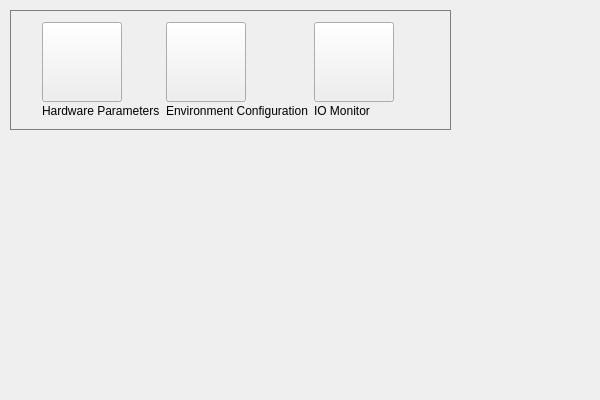
<?xml version="1.0" encoding="UTF-8"?>
<ui version="4.0">
 <class>SettingWidgetClass</class>
 <widget class="QWidget" name="SettingWidgetClass">
  <property name="geometry">
   <rect>
    <x>0</x>
    <y>0</y>
    <width>600</width>
    <height>400</height>
   </rect>
  </property>
  <property name="windowTitle">
   <string>SettingWidget</string>
  </property>
  <widget class="QFrame" name="option_frame">
   <property name="geometry">
    <rect>
     <x>10</x>
     <y>10</y>
     <width>441</width>
     <height>120</height>
    </rect>
   </property>
   <property name="sizePolicy">
    <sizepolicy hsizetype="Preferred" vsizetype="Fixed">
     <horstretch>0</horstretch>
     <verstretch>0</verstretch>
    </sizepolicy>
   </property>
   <property name="styleSheet">
    <string notr="true">#option_frame{
border:1px solid rgb(127, 127,127)
}</string>
   </property>
   <property name="frameShape">
    <enum>QFrame::StyledPanel</enum>
   </property>
   <property name="frameShadow">
    <enum>QFrame::Raised</enum>
   </property>
   <layout class="QHBoxLayout" name="horizontalLayout">
    <item>
     <spacer name="horizontalSpacer">
      <property name="orientation">
       <enum>Qt::Horizontal</enum>
      </property>
      <property name="sizeType">
       <enum>QSizePolicy::Fixed</enum>
      </property>
      <property name="sizeHint" stdset="0">
       <size>
        <width>20</width>
        <height>20</height>
       </size>
      </property>
     </spacer>
    </item>
    <item>
     <layout class="QGridLayout" name="gridLayout">
      <item row="0" column="0">
       <widget class="QPushButton" name="pushButton">
        <property name="sizePolicy">
         <sizepolicy hsizetype="Minimum" vsizetype="Fixed">
          <horstretch>0</horstretch>
          <verstretch>0</verstretch>
         </sizepolicy>
        </property>
        <property name="minimumSize">
         <size>
          <width>80</width>
          <height>80</height>
         </size>
        </property>
        <property name="maximumSize">
         <size>
          <width>80</width>
          <height>80</height>
         </size>
        </property>
        <property name="text">
         <string/>
        </property>
       </widget>
      </item>
      <item row="1" column="0">
       <widget class="QLabel" name="label">
        <property name="sizePolicy">
         <sizepolicy hsizetype="Preferred" vsizetype="Preferred">
          <horstretch>0</horstretch>
          <verstretch>0</verstretch>
         </sizepolicy>
        </property>
        <property name="text">
         <string>Hardware Parameters</string>
        </property>
       </widget>
      </item>
      <item row="0" column="1">
       <widget class="QPushButton" name="pushButton_2">
        <property name="sizePolicy">
         <sizepolicy hsizetype="Minimum" vsizetype="Fixed">
          <horstretch>0</horstretch>
          <verstretch>0</verstretch>
         </sizepolicy>
        </property>
        <property name="minimumSize">
         <size>
          <width>80</width>
          <height>80</height>
         </size>
        </property>
        <property name="maximumSize">
         <size>
          <width>80</width>
          <height>80</height>
         </size>
        </property>
        <property name="text">
         <string/>
        </property>
       </widget>
      </item>
      <item row="1" column="1">
       <widget class="QLabel" name="label_2">
        <property name="text">
         <string>Environment Configuration</string>
        </property>
       </widget>
      </item>
      <item row="0" column="2">
       <widget class="QPushButton" name="pushButton_3">
        <property name="sizePolicy">
         <sizepolicy hsizetype="Minimum" vsizetype="Fixed">
          <horstretch>0</horstretch>
          <verstretch>0</verstretch>
         </sizepolicy>
        </property>
        <property name="minimumSize">
         <size>
          <width>80</width>
          <height>80</height>
         </size>
        </property>
        <property name="maximumSize">
         <size>
          <width>80</width>
          <height>80</height>
         </size>
        </property>
        <property name="text">
         <string/>
        </property>
       </widget>
      </item>
      <item row="1" column="2">
       <widget class="QLabel" name="label_3">
        <property name="text">
         <string>IO Monitor</string>
        </property>
       </widget>
      </item>
     </layout>
    </item>
    <item>
     <spacer name="horizontalSpacer_2">
      <property name="orientation">
       <enum>Qt::Horizontal</enum>
      </property>
      <property name="sizeHint" stdset="0">
       <size>
        <width>135</width>
        <height>20</height>
       </size>
      </property>
     </spacer>
    </item>
   </layout>
  </widget>
 </widget>
 <layoutdefault spacing="6" margin="11"/>
 <resources/>
 <connections/>
</ui>
